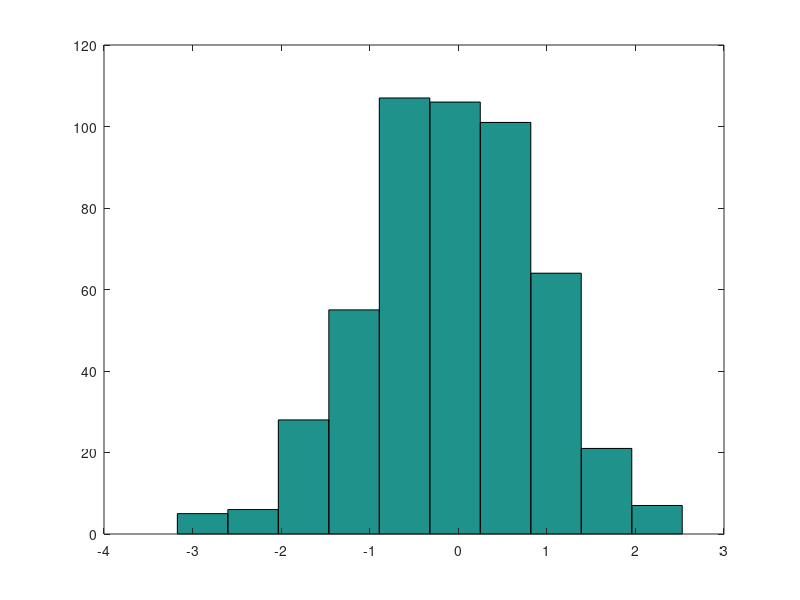
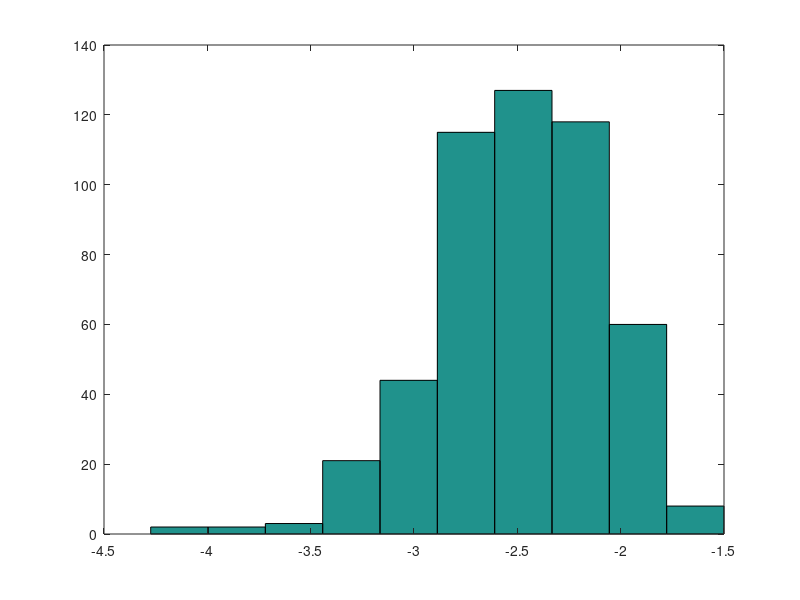
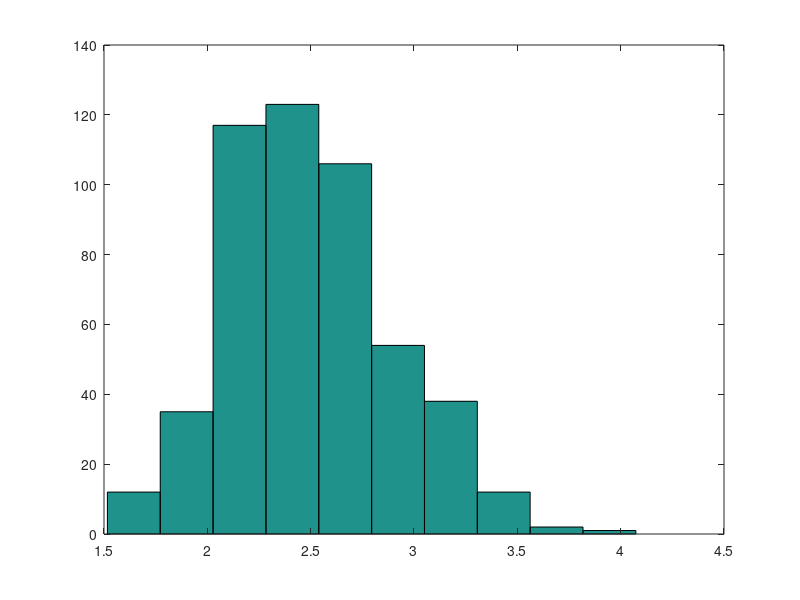

MATLAB code to generate these figures, in order:
N=500;
n=100;
X= randn(N,n);
D1= X(:,1);
figure(1)
hist(D1)
%%
X=X'
Dmin= min(X) %minimo por fila (de cada muestra)
figure(2)
hist(Dmin)
%%
Dmax= max(X)
figure(3)
hist(Dmax)
